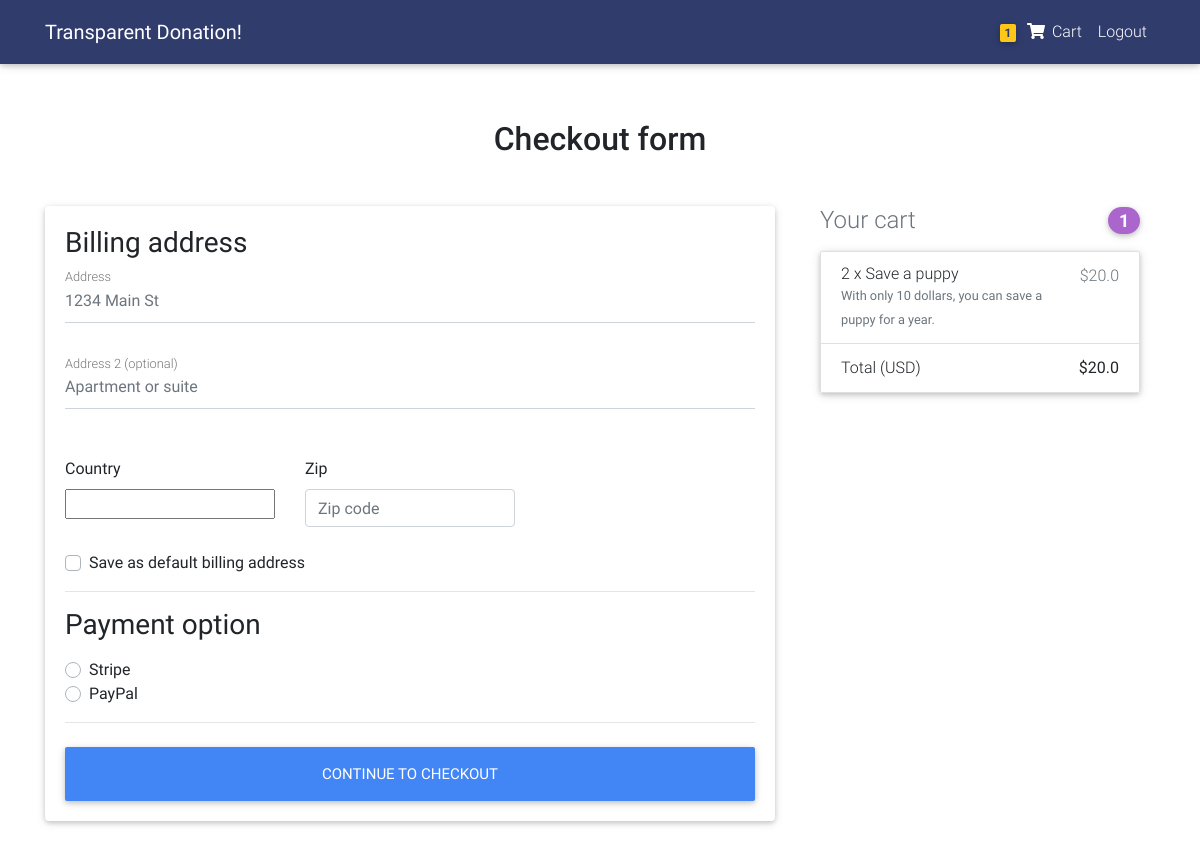
/checkout/ (signed in), run on an earlier commit of the app's database.
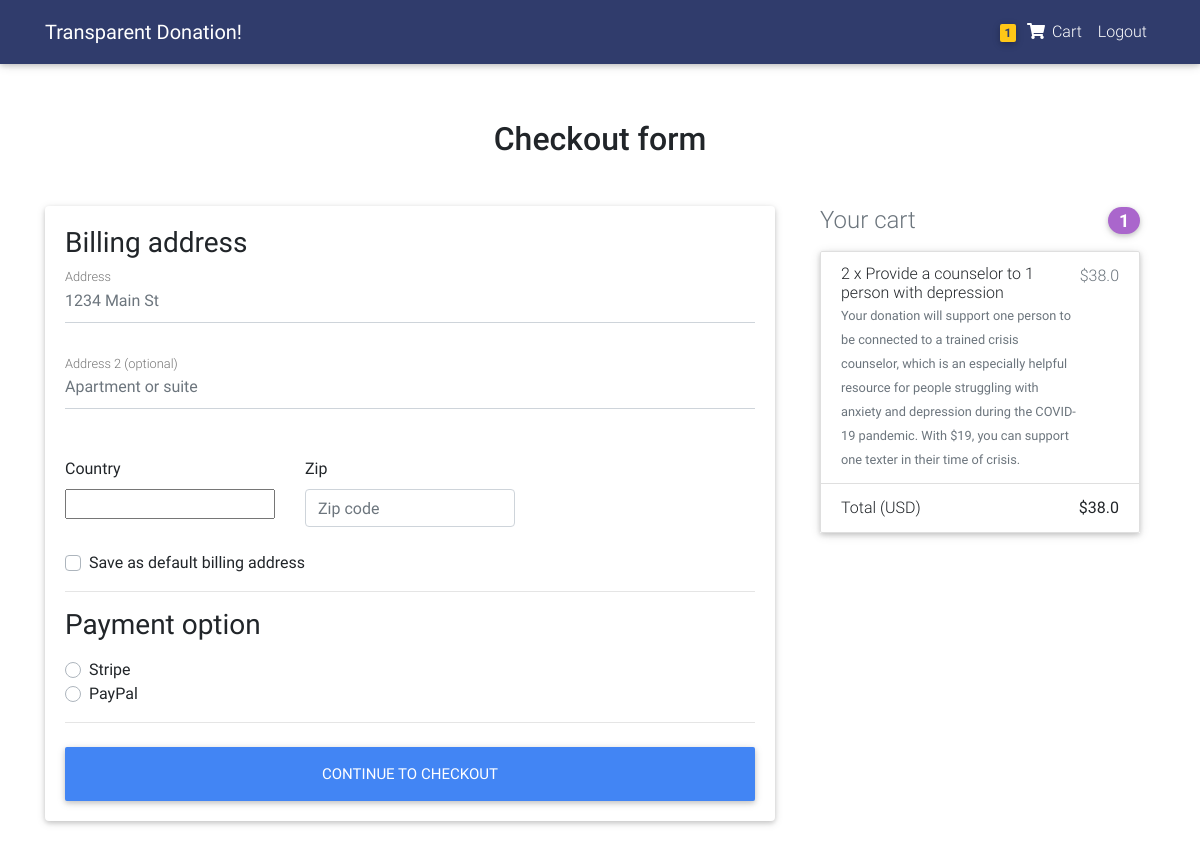
And on a later commit of the database.
### core/models.py (models this page shows, shortened)
class OrderItem(models.Model):
    user = models.ForeignKey(settings.AUTH_USER_MODEL,
                             on_delete=models.CASCADE)
    ordered = models.BooleanField(default=False)
    item = models.ForeignKey(Item, on_delete=models.CASCADE)
    quantity = models.IntegerField(default=1)
    def get_final_price(self):
        return self.quantity * self.item.price

class Item(models.Model):
    title = models.CharField(max_length=100)
    price = models.FloatField()
    category = models.CharField(
        choices=CATEGORY_CHOICES, max_length=15, blank=True, null=True)
    slug = models.SlugField()
    description = models.TextField()
    organization = models.TextField(null=True)
    org_logo = models.ImageField()
    image = models.ImageField()

class Order(models.Model):
    user = models.ForeignKey(settings.AUTH_USER_MODEL,
                             on_delete=models.CASCADE)
    ref_code = models.CharField(max_length=20, blank=True, null=True)
    items = models.ManyToManyField(OrderItem)
    start_date = models.DateTimeField(auto_now_add=True)
    ordered_date = models.DateTimeField()
    ordered = models.BooleanField(default=False)
    billing_address = models.ForeignKey(
        'Address', related_name='billing_address', on_delete=models.SET_NULL, blank=True, null=True)
    payment = models.ForeignKey(
        'Payment', on_delete=models.SET_NULL, blank=True, null=True)
    received = models.BooleanField(default=False)
    '''
    1. Item added to cart
    2. Adding a billing address
    (Failed checkout)
    3. Payment
    (Preprocessing, processing, packaging etc.)
    4. Being delivered
    5. Received
    6. Refunds
    '''
    def get_total(self):
        total = 0
        for order_item in self.items.all():
            total += order_item.get_final_price()
        return total

### core/views.py (the view, shortened to what this page needs)
# urls.py: path('checkout/', CheckoutView.as_view(), name='checkout'),
class CheckoutView(View):
    def get(self, *args, **kwargs):
        try:
            order = Order.objects.get(user=self.request.user, ordered=False)
            form = CheckoutForm()
            context = {
                'form': form,
                'order': order,
                'DISPLAY_COUPON_FORM': True
            }
            billing_address_qs = Address.objects.filter(
                user=self.request.user,
                address_type='B',
                default=True
            )
            if billing_address_qs.exists():
                context.update(
                    {'default_billing_address': billing_address_qs[0]})
            return render(self.request, "checkout.html", context)
        except ObjectDoesNotExist:
            messages.info(self.request, "You do not have an active order")
            return redirect("core:checkout")

### core/forms.py
class CheckoutForm(forms.Form):
    shipping_address = forms.CharField(required=False)
    shipping_address2 = forms.CharField(required=False)
    shipping_country = CountryField(blank_label='(select country)').formfield(
        required=False,
        widget=CountrySelectWidget(attrs={
            'class': 'custom-select d-block w-100',
        }))
    shipping_zip = forms.CharField(required=False)
    billing_address = forms.CharField(required=False)
    billing_address2 = forms.CharField(required=False)
    billing_country = CountryField(blank_label='(select country)').formfield(
        required=False,
        widget=CountrySelectWidget(attrs={
            'class': 'custom-select d-block w-100',
        }))
    billing_zip = forms.CharField(required=False)
    same_billing_address = forms.BooleanField(required=False)
    set_default_shipping = forms.BooleanField(required=False)
    use_default_shipping = forms.BooleanField(required=False)
    set_default_billing = forms.BooleanField(required=False)
    use_default_billing = forms.BooleanField(required=False)
    payment_option = forms.ChoiceField(
        widget=forms.RadioSelect, choices=PAYMENT_CHOICES)

### templates/checkout.html (shortened to what this page needs)
{% extends "base.html" %}
{% load crispy_forms_tags %}
{% block content %}
<main>
  <div class="container wow fadeIn">
    <h2 class="my-5 h2 text-center">Checkout form</h2>
    <div class="row">
      <div class="col-md-8 mb-4">
        <div class="card">
          <form method="POST" class="card-body">
            <h3>Billing address</h3>
            <div class='hideable_billing_form'>
              <div class="md-form mb-5">
                <input type='text' placeholder='1234 Main St' id='billing_address' name='billing_address'
                  class='form-control' />
                <label for="billing_address" class="">Address</label>
              </div>
              <div class="md-form mb-5">
                <input type='text' placeholder='Apartment or suite' id='billing_address2' name='billing_address2'
                  class='form-control' />
                <label for="billing_address2" class="">Address 2 (optional)</label>
              </div>
              <div class="row">
                <div class="col-lg-4 col-md-12 mb-4">
                  <label for="country">Country</label>
                  {{ form.billing_country }}
                </div>
                <div class="col-lg-4 col-md-6 mb-4">
                  <label for="billing_zip">Zip</label>
                  <input type='text' placeholder='Zip code' id='billing_zip' name='billing_zip' class='form-control' />
                </div>
              </div>
              <div class="custom-control custom-checkbox">
                <label class="custom-control-label" for="set_default_billing">Save as default billing address</label>
              </div>
            </div>
            <hr>
            <h3>Payment option</h3>
            <div class="d-block my-3">
              {% for value, name in form.fields.payment_option.choices %}
              <div class="custom-control custom-radio">
                <label class="custom-control-label" for="{{ name }}">{{ name }}</label>
              </div>
              {% endfor %}
            </div>
            <hr class="mb-4">
            <button class="btn btn-primary btn-lg btn-block" type="submit">Continue to checkout</button>
          </form>
        </div>
      </div>
      <div class="col-md-4 mb-4">
        {% include "order_snippet.html" %}
      </div>
    </div>
  </div>
</main>
{% endblock content %}

### templates/order_snippet.html
<div class="col-md-12 mb-4">
  <h4 class="d-flex justify-content-between align-items-center mb-3">
    <span class="text-muted">Your cart</span>
    <span class="badge badge-secondary badge-pill"
      >{{ order.items.count }}</span
    >
  </h4>
  <ul class="list-group mb-3 z-depth-1">
    {% for order_item in order.items.all %}
    <li class="list-group-item d-flex justify-content-between lh-condensed">
      <div>
        <h6 class="my-0">
          {{ order_item.quantity }} x {{ order_item.item.title}}
        </h6>
        <small class="text-muted">{{ order_item.item.description}}</small>
      </div>
      <span class="text-muted">${{ order_item.get_final_price }}</span>
    </li>
    {% endfor %}
    <li class="list-group-item d-flex justify-content-between">
      <span>Total (USD)</span>
      <strong>${{ order.get_total }}</strong>
    </li>
  </ul>
</div>

What changed in the data, as far as the page shows it:
removed OrderItem: quantity "2", item "Save a puppy", item.description "With only 10 dollars, you can save a puppy for a year.", get_final_price "20.0"
computed for Order id 1: get_total "20.0" → "38.0"
added OrderItem: quantity "2", item "Provide a counselor to 1 person with depression", item.description "Your donation will support one person to be connected to a trained crisis counselor, which is an especially helpful resource for people struggling with anxiety and depression during the COVID-19 pandemic. With $19, you can support one texter in their time of crisis.", get_final_price "38.0"
